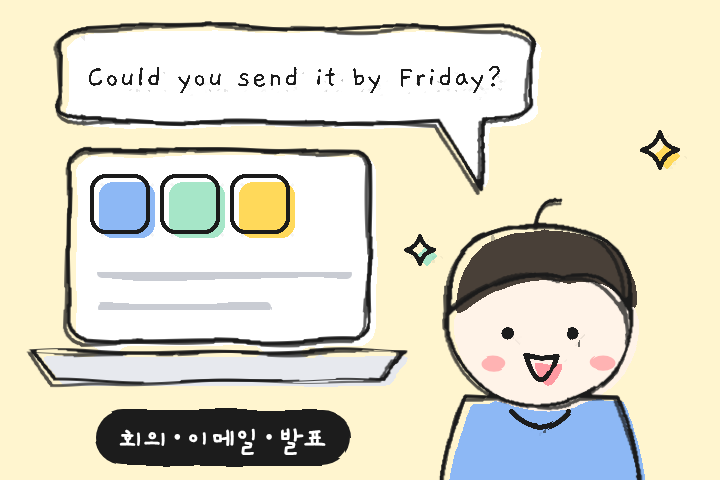
#> input picture special-assets/sp_business.png, 720 x 480 px
$ python -i doodlify.py   (imports and definitions only)
#> lines starting #> are read from the running program, lines starting #| are printed output that depends on the picture; after the words box and inside, x2 and y2 are one past the last pixel; in counts of white or black regions, pixels touching at a corner belong together
#!/usr/bin/env python3
"""깔끔한 선으로 그린 그림(PNG)을 '낙서 느낌'으로 바꾼다.
- 굵은 검은 테두리선: 가늘게 만들고 삐뚤빼뚤하게 흔든 뒤 한 번 더 겹쳐 그림
- 색: 선에서 오른쪽 아래로 살짝 밀어 선 밖으로 삐져나오게 함
- 글자와 작은 점(눈 등), 검은 꼬리표는 그대로 둠
사용법: python3 doodlify.py 입력.png 출력.png [입력2.png 출력2.png ...]
필요한 것: numpy, scipy, opencv-python, pillow
"""
import sys, numpy as np, cv2
from PIL import Image
from scipy import ndimage as ndi
K = np.array([27, 27, 27], np.float32)

def doodlify(src, dst, seed=7, big=90, bg_dark=False):
#> called with src = '../sp_business.png', dst = 'out.png', seed = 7, big = 90, bg_dark = False
    im = np.asarray(Image.open(src).convert('RGBA')).astype(np.float32)
    h, w = im.shape[:2]; rgb = im[..., :3]; al = im[..., 3] / 255.0
#> after `h, w = im.shape[:2]`: h = 480; w = 720
#> after `al = im[..., 3] / 255.0`: al: shape (480, 720) float32; every value is 1
    lum = rgb @ np.array([.299, .587, .114], np.float32)
    chroma = rgb.max(-1) - rgb.min(-1)
    a = np.clip((58 - lum) / 22, 0, 1) * (chroma < 28) * al           # 검은 선일수록 1
    m = (a > 0.5).astype(np.uint8)
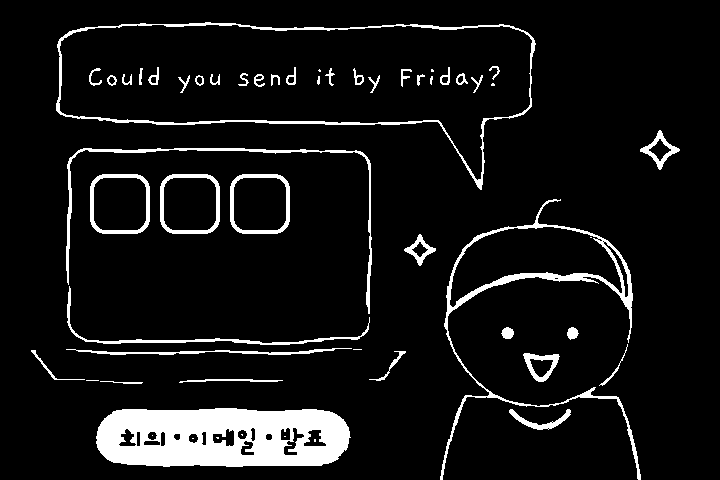
#> m: shape (480, 720); values 0 (black) and 1 (white), 8.1% white; 55 white regions (13 under 20 px), largest, box (x1, y1, x2, y2) and area: (96, 408, 351, 467) 12077, (440, 199, 641, 480) 3547, (56, 22, 536, 190) 2928
    n, lab, stats, _ = cv2.connectedComponentsWithStats(m, connectivity=8)
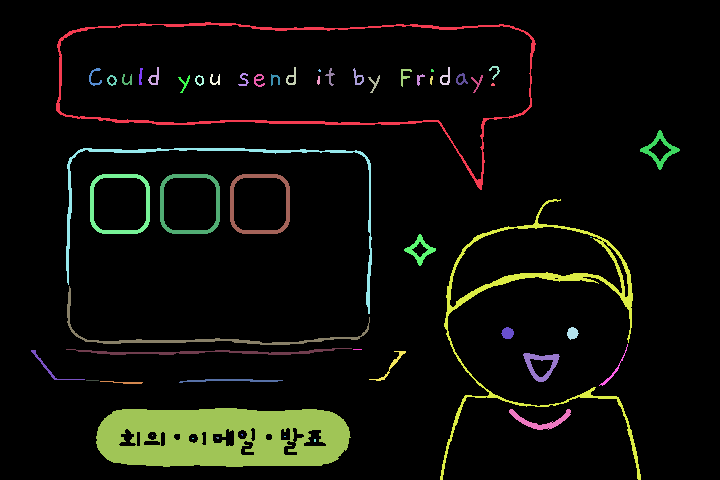
#> lab: shape (480, 720) int32; 56 distinct labels, from 0 to 55; one colour per label, 0 black
#> n = 56; stats = 56 rows, first 6: [0, 0, 720, 480, 317652], [56, 22, 480, 168, 2928], [148, 67, 11, 18, 79], [286, 67, 10, 18, 76], [440, 67, 10, 18, 76], [489, 66, 11, 14, 48]
    cands = [i for i in range(1, n) if max(stats[i][2], stats[i][3]) >= big]
#> cands = [1, 29, 33, 36, 40, 45, 48]
    if not cands: Image.open(src).save(dst); return 0
    cm = np.isin(lab, cands); dall = ndi.distance_transform_edt(cm)
#> after `dall = ndi.distance_transform_edt(cm)`:
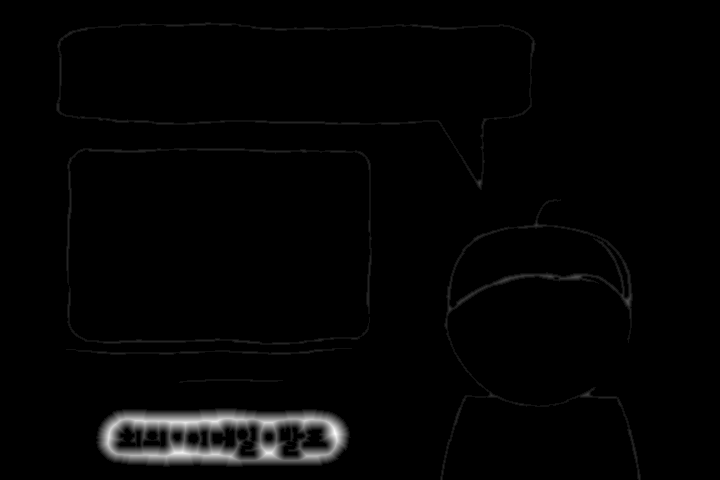
#> dall: shape (480, 720) float64; min 0, max 14.32, mean 0.228; drawn with min black and max white
    t = float(np.clip(4 * np.median(dall[cm]), 2.5, 26))                # 선 굵기
#> t = 8
    line = np.zeros((h, w), bool); frozen = np.zeros((h, w), bool)
    for i in cands:
        x, y, bw, bh, area = stats[i]
        comp = lab[y:y + bh, x:x + bw] == i
        if dall[y:y + bh, x:x + bw][comp].max() > 1.5 * t:              # 굵게 칠한 검은 면(꼬리표 등): 그대로
            frozen[max(0, y - 8):y + bh + 8, max(0, x - 8):x + bw + 8] = True; continue
        line[y:y + bh, x:x + bw] |= comp
#> this loop made 7 passes
#> (i, x, y, bw, bh, area) on passes 2 to 7: (29, 66, 148, 306, 166, 1619), (33, 440, 199, 201, 281, 3547), (36, 67, 286, 303, 59, 962), (40, 66, 348, 286, 7, 656), (45, 179, 379, 104, 4, 202), (48, 96, 408, 255, 59, 12077)
#> pass 1, in doodlify, `comp = lab[y:y + bh, x:x + bw] == i`:
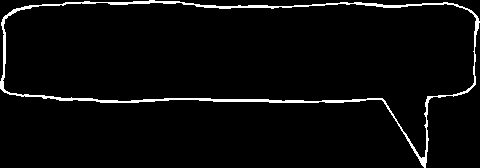
#> comp: shape (168, 480) bool; 3.6% white; 1 white region, box (x1, y1, x2, y2) and area: (0, 0, 480, 168) 2928
#> pass 3, in doodlify, `comp = lab[y:y + bh, x:x + bw] == i`:
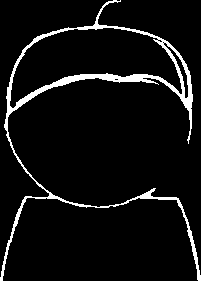
#> comp: shape (281, 201) bool; 6.3% white; 1 white region, box (x1, y1, x2, y2) and area: (0, 0, 201, 281) 3547
#> after the loop: frozen: shape (480, 720) bool; 5.9% white; 1 white region, box (x1, y1, x2, y2) and area: (88, 400, 359, 475) 20325
#> after the loop: line: shape (480, 720) bool; 2.9% white; 6 white regions, box (x1, y1, x2, y2) and area: (440, 199, 641, 480) 3547, (56, 22, 536, 190) 2928, (66, 148, 372, 314) 1619, (67, 286, 370, 345) 962, (66, 348, 352, 355) 656, (179, 379, 283, 383) 202
    if not line.any(): Image.open(src).save(dst); return 0
    d = ndi.distance_transform_edt(line)
    # 1) 색 층: 선 자리를 가장 가까운 색으로 메우고 오른쪽 아래로 밀기
    hole = ndi.binary_dilation(line, iterations=2)
#> hole: shape (480, 720) bool; 6.9% white; 5 white regions, box (x1, y1, x2, y2) and area: (54, 20, 538, 192) 7595, (438, 197, 643, 480) 7431, (64, 146, 374, 347) 6326, (64, 346, 354, 357) 1808, (177, 377, 285, 385) 626
    dark = ndi.binary_dilation(a > 0.08, iterations=1)                 # 글자·눈 등도 색 층에서는 지움
#> dark: shape (480, 720) bool; 11.9% white; 50 white regions (8 under 20 px), largest, box (x1, y1, x2, y2) and area: (95, 407, 352, 468) 13333, (439, 198, 642, 480) 6311, (55, 21, 537, 191) 5666
    keepa = np.where(hole, 0, a)
    hole = hole | dark
#> hole: shape (480, 720) bool; 13.5% white; 50 white regions (8 under 20 px), largest, box (x1, y1, x2, y2) and area: (95, 407, 352, 468) 13333, (438, 197, 643, 480) 7652, (54, 20, 538, 192) 7595
    idx = ndi.distance_transform_edt(hole, return_distances=False, return_indices=True)
    base = im[idx[0], idx[1]]
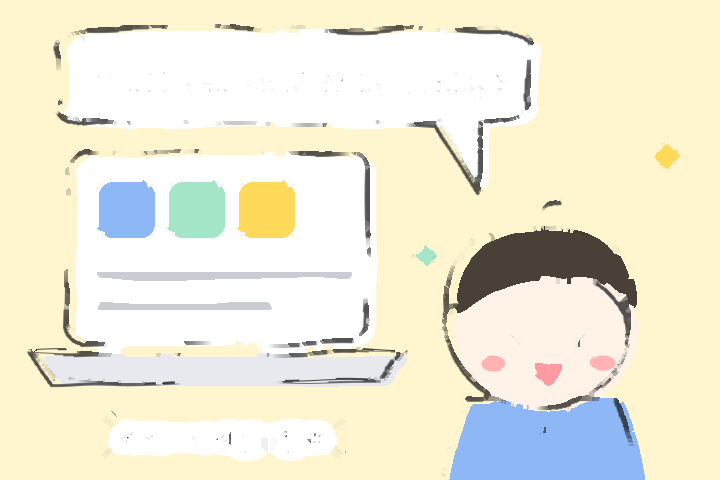
#> base: shape (480, 720, 4) float32; mean R, G, B, A 240, 235.6, 217.1, 255.8
    dx, dy = min(0.85 * t, 7.0), min(0.7 * t, 6.0)
#> dx = 6.8; dy = 5.6
    M = np.float32([[1, 0, dx], [0, 1, dy]])
#> M = [[1, 0, 6.8], [0, 1, 5.6]]
    base = cv2.warpAffine(base, M, (w, h), flags=cv2.INTER_LINEAR, borderMode=cv2.BORDER_REPLICATE)
    # 글자·눈처럼 그대로 둘 검은 부분과 검은 면은 원래 자리에 다시 올림
    keep = np.clip(keepa, 0, 1)[..., None]
    base[..., :3] = base[..., :3] * (1 - keep) + rgb * keep; base[..., 3] = np.maximum(base[..., 3], keep[..., 0] * 255)
    base[frozen] = im[frozen]
    # 2) 선 층: 가늘게, 흔들어서, 두 번
    la = np.clip(d - 0.19 * t + 0.5, 0, 1).astype(np.float32)
    rng = np.random.default_rng(seed); yy, xx = np.mgrid[0:h, 0:w].astype(np.float32)
    def wobble(alpha, amp, ox, oy, sig):
#> called with amp = 4, ox = 0, oy = 0, sig = 25.6
        fx = ndi.gaussian_filter(rng.standard_normal((h, w)).astype(np.float32), sig); fy = ndi.gaussian_filter(rng.standard_normal((h, w)).astype(np.float32), sig)
        fx *= amp / (np.abs(fx).max() + 1e-6); fy *= amp / (np.abs(fy).max() + 1e-6)
        return cv2.remap(alpha, xx + fx - ox, yy + fy - oy, cv2.INTER_LINEAR, borderMode=cv2.BORDER_REPLICATE)
    l1 = wobble(la, 0.5 * t, 0, 0, 3.2 * t); l2 = wobble(la, 0.6 * t, -0.3 * t, 0.3 * t, 2.6 * t) * 0.75
    out = base.copy()
    for l in (l1, l2):
        l3 = l[..., None]
        out[..., :3] = out[..., :3] * (1 - l3) + K * l3; out[..., 3] = np.maximum(out[..., 3], l * 255)
#> this loop made 2 passes
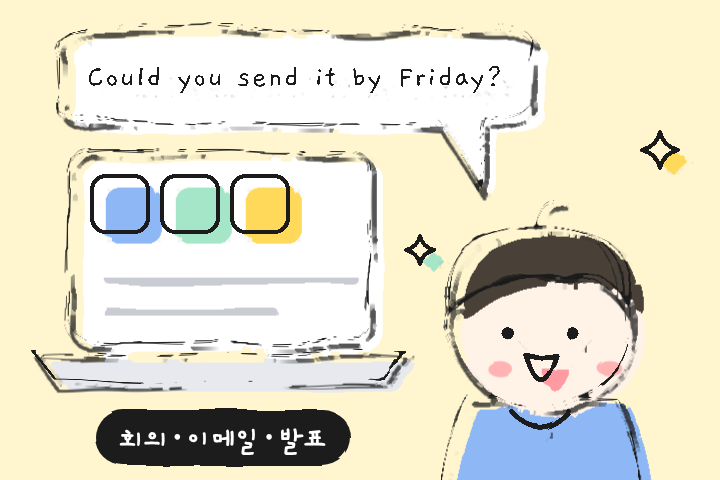
#> out: shape (480, 720, 4) float32; mean R, G, B, A 226.8, 222.3, 204.3, 255.8
    out[frozen] = im[frozen]
    Image.fromarray(np.clip(out, 0, 255).astype(np.uint8)).save(dst, optimize=True); return t

# [3 lines not run here, left out]

>>> result = doodlify('../sp_business.png', 'out.png')
#> result = 8

$ run again, on special-assets/sp_exam.png
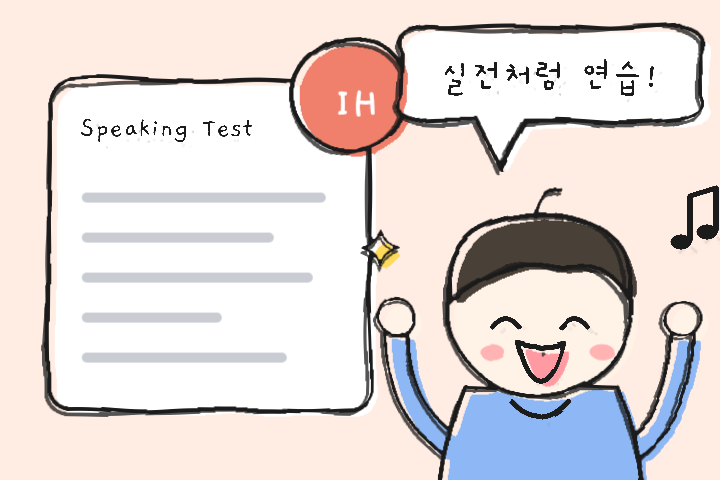
#> input picture special-assets/sp_exam.png, 720 x 480 px
#> al: shape (480, 720) float32; every value is 1
#> m: shape (480, 720); values 0 (black) and 1 (white), 5% white; 44 white regions (7 under 20 px), largest, box (x1, y1, x2, y2) and area: (44, 23, 705, 414) 7333, (376, 188, 702, 480) 5757, (671, 186, 719, 249) 1099
#> lab: shape (480, 720) int32; 45 distinct labels, from 0 to 44
#> n = 45; stats = 45 rows, first 6: [0, 0, 720, 480, 328281], [44, 23, 661, 391, 7333], [596, 59, 11, 20, 90], [622, 61, 11, 9, 37], [461, 63, 3, 14, 34], [487, 62, 10, 16, 66]
#> cands = [1, 35]
#> cm: shape (480, 720) bool; 3.8% white; 2 white regions, box (x1, y1, x2, y2) and area: (44, 23, 705, 414) 7333, (376, 188, 702, 480) 5757
#> t = 4
#> the loop in doodlify, `for i in cands:` made 2 passes
#> pass 1, in doodlify, `comp = lab[y:y + bh, x:x + bw] == i`:
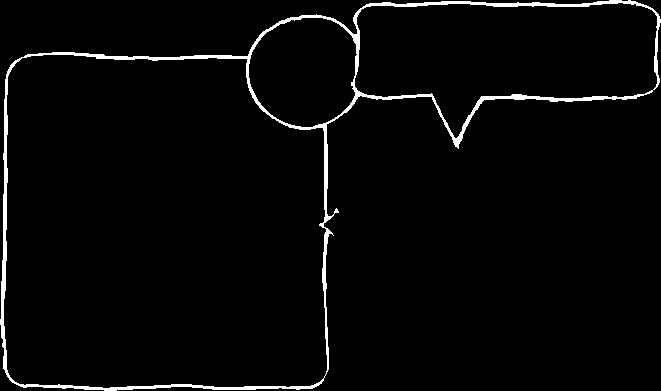
#> comp: shape (391, 661) bool; 2.8% white; 1 white region, box (x1, y1, x2, y2) and area: (0, 0, 661, 391) 7333
#> dark: shape (480, 720) bool; 8.3% white; 38 white regions (1 under 20 px), largest, box (x1, y1, x2, y2) and area: (43, 22, 706, 415) 12314, (375, 187, 703, 480) 9724, (670, 185, 720, 250) 1403
#> dx = 3.4; dy = 2.8
#> M = [[1, 0, 3.4], [0, 1, 2.8]]
#> the loop in doodlify, `for l in (l1, l2):` made 2 passes
#> after the loop in doodlify, `for l in (l1, l2):`:
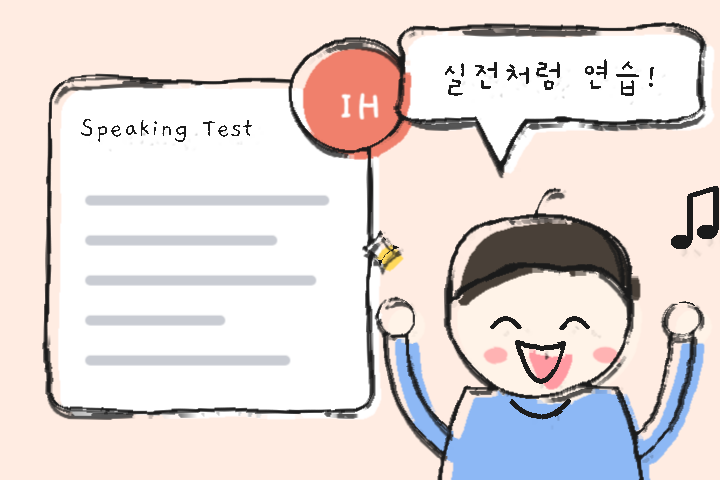
#> out: shape (480, 720, 4) float32; mean R, G, B, A 227.5, 217.9, 215.3, 255.8
#> result = 4

$ run again, on special-assets/sp_hero.png
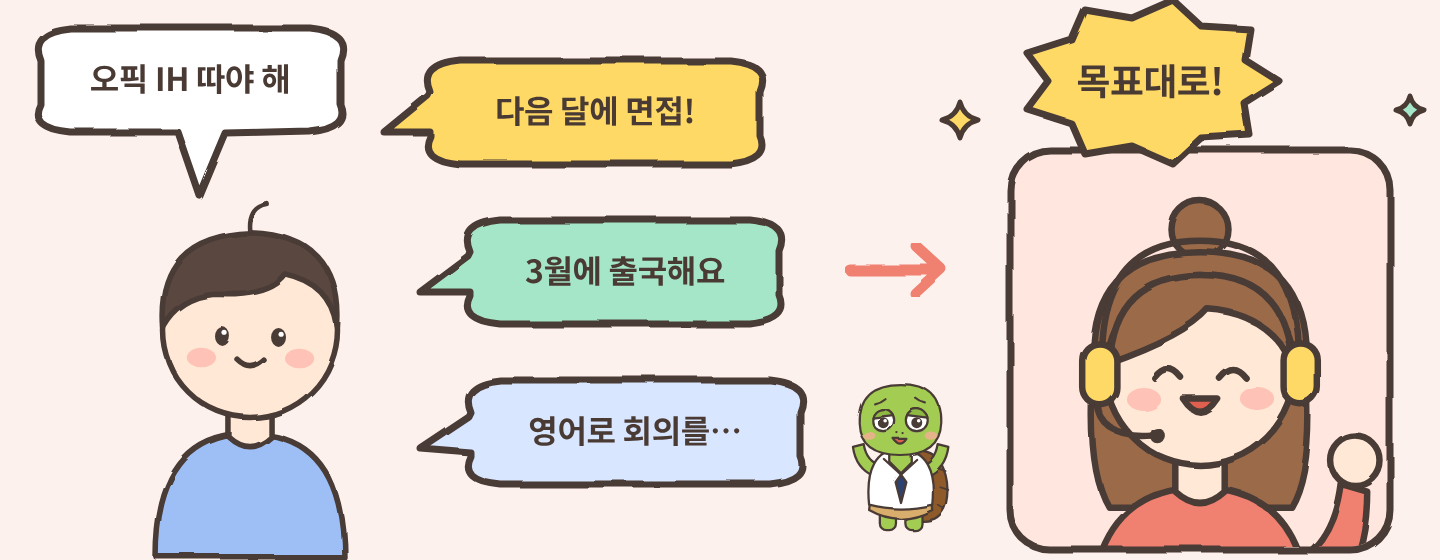
#> input picture special-assets/sp_hero.png, 1440 x 560 px
#> al: shape (560, 1440) float32; every value is 1
#> in doodlify, `lum = rgb @ np.array([.299, .587, .114], np.float32)`:
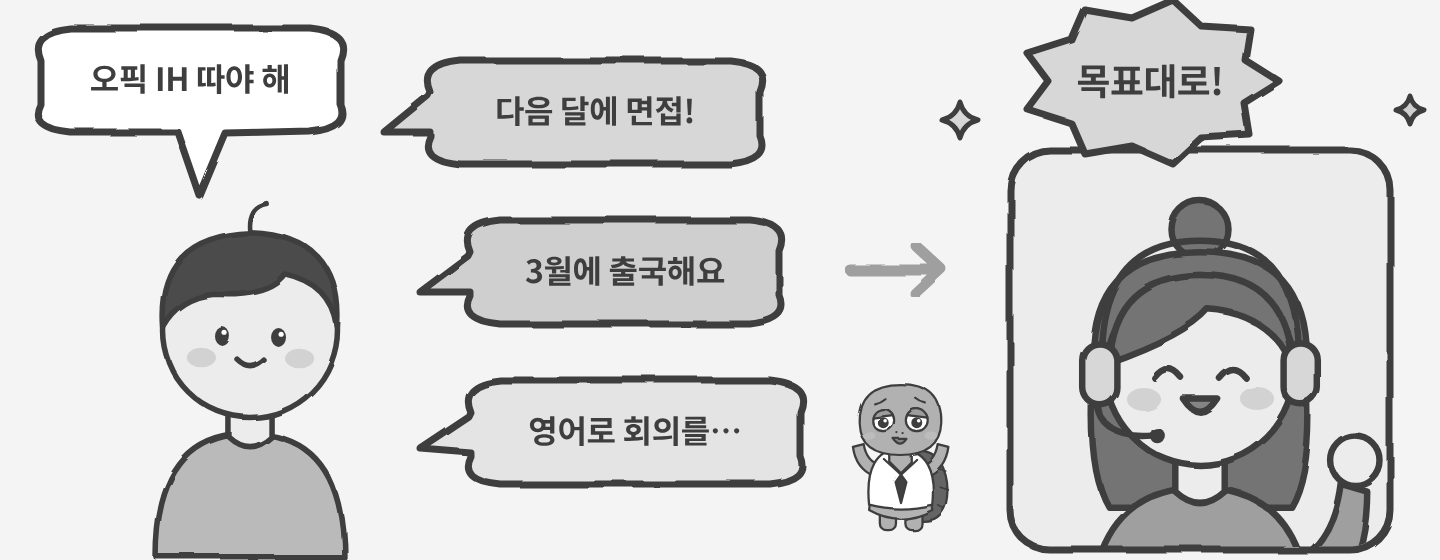
#> lum: shape (560, 1440) float32; min 59.81, max 255, mean 214.2
#> in doodlify, `chroma = rgb.max(-1) - rgb.min(-1)`:
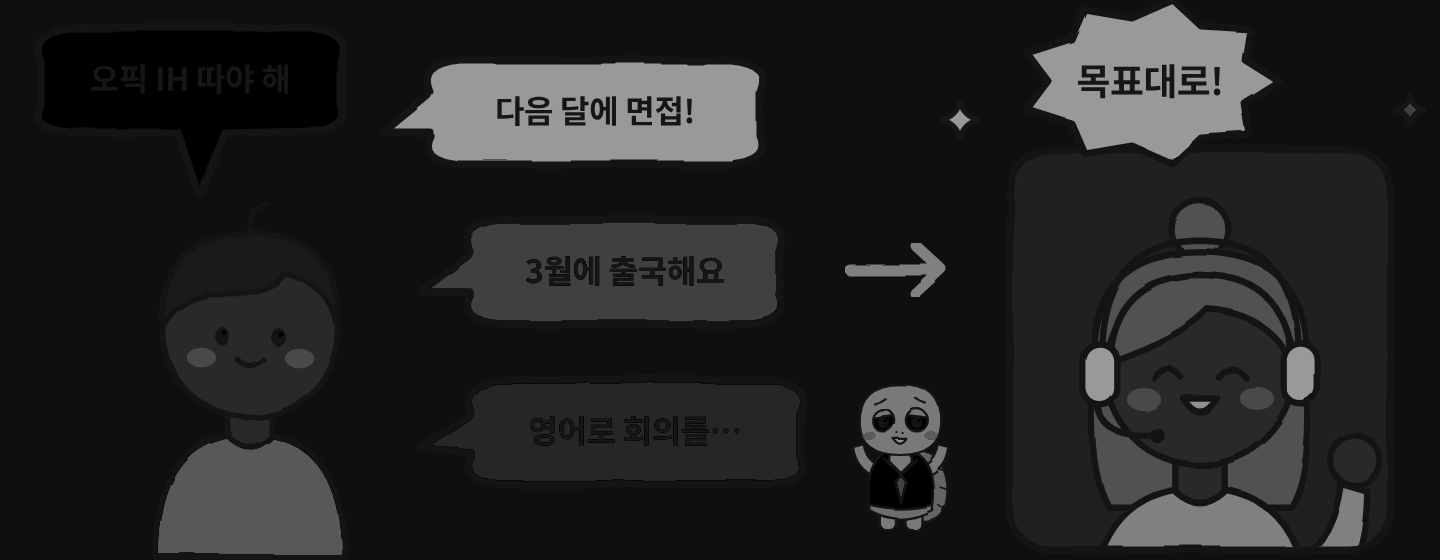
#> chroma: shape (560, 1440) float32; min 0, max 154, mean 34.9
#> a: shape (560, 1440) float32; every value is 0
#> m: shape (560, 1440); every value is 0
#> n = 1; stats = [[0, 0, 1440, 560, 806400]]
#> cands = []

$ run again, on special-assets/sp_interview.png
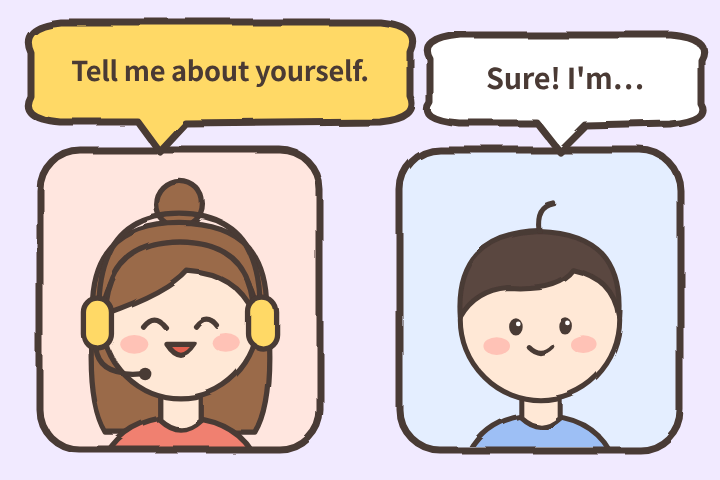
#> input picture special-assets/sp_interview.png, 720 x 480 px
#> al: shape (480, 720) float32; every value is 1
#> in doodlify, `chroma = rgb.max(-1) - rgb.min(-1)`:
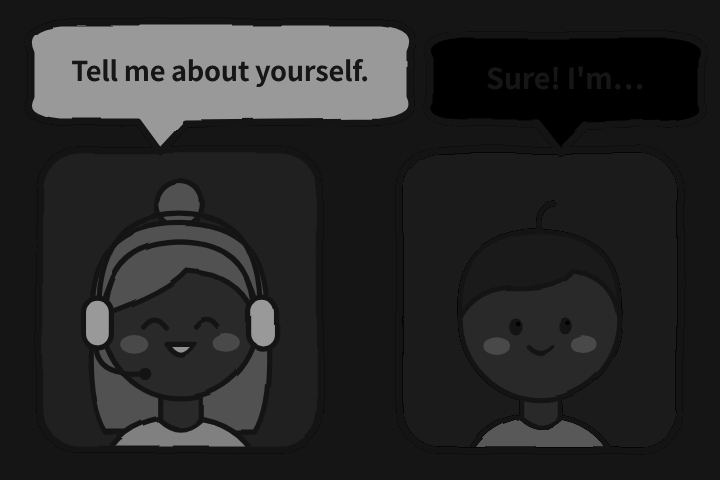
#> chroma: shape (480, 720) float32; min 0, max 154, mean 40
#> a: shape (480, 720) float32; every value is 0
#> m: shape (480, 720); every value is 0
#> n = 1; stats = [[0, 0, 720, 480, 345600]]
#> cands = []
